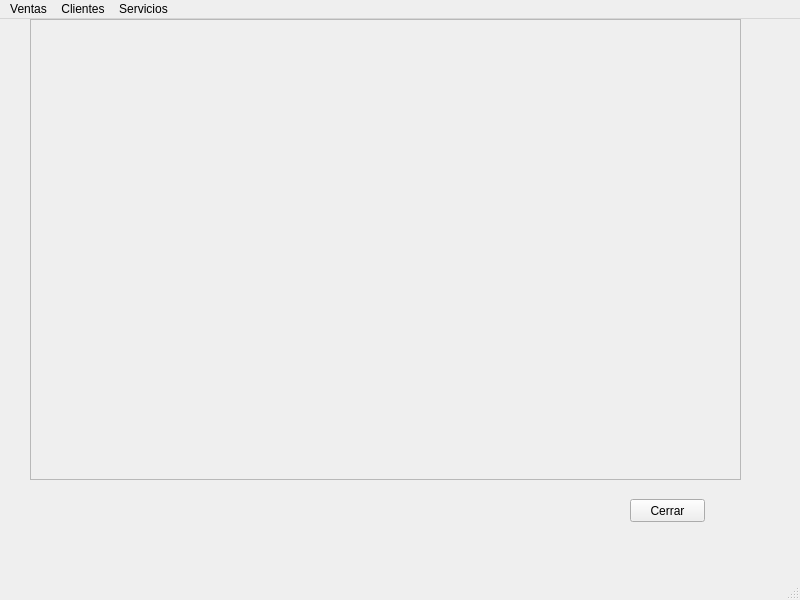
<?xml version="1.0" encoding="UTF-8"?>
<ui version="4.0">
 <class>MainWindow</class>
 <widget class="QMainWindow" name="MainWindow">
  <property name="geometry">
   <rect>
    <x>0</x>
    <y>0</y>
    <width>800</width>
    <height>600</height>
   </rect>
  </property>
  <property name="windowTitle">
   <string>MainWindow</string>
  </property>
  <widget class="QWidget" name="centralwidget">
   <widget class="QFrame" name="frame">
    <property name="geometry">
     <rect>
      <x>30</x>
      <y>0</y>
      <width>711</width>
      <height>461</height>
     </rect>
    </property>
    <property name="frameShape">
     <enum>QFrame::StyledPanel</enum>
    </property>
    <property name="frameShadow">
     <enum>QFrame::Raised</enum>
    </property>
   </widget>
   <widget class="QPushButton" name="pushButton">
    <property name="geometry">
     <rect>
      <x>630</x>
      <y>480</y>
      <width>75</width>
      <height>23</height>
     </rect>
    </property>
    <property name="text">
     <string>Cerrar</string>
    </property>
   </widget>
  </widget>
  <widget class="QMenuBar" name="menubar">
   <property name="geometry">
    <rect>
     <x>0</x>
     <y>0</y>
     <width>800</width>
     <height>22</height>
    </rect>
   </property>
   <widget class="QMenu" name="menuClientes">
    <property name="title">
     <string>Clientes</string>
    </property>
   </widget>
   <widget class="QMenu" name="menuServicios">
    <property name="title">
     <string>Servicios</string>
    </property>
   </widget>
   <widget class="QMenu" name="menuVentas">
    <property name="title">
     <string>Ventas</string>
    </property>
   </widget>
   <addaction name="menuVentas"/>
   <addaction name="menuClientes"/>
   <addaction name="menuServicios"/>
  </widget>
  <widget class="QStatusBar" name="statusbar"/>
 </widget>
 <resources/>
 <connections/>
</ui>
